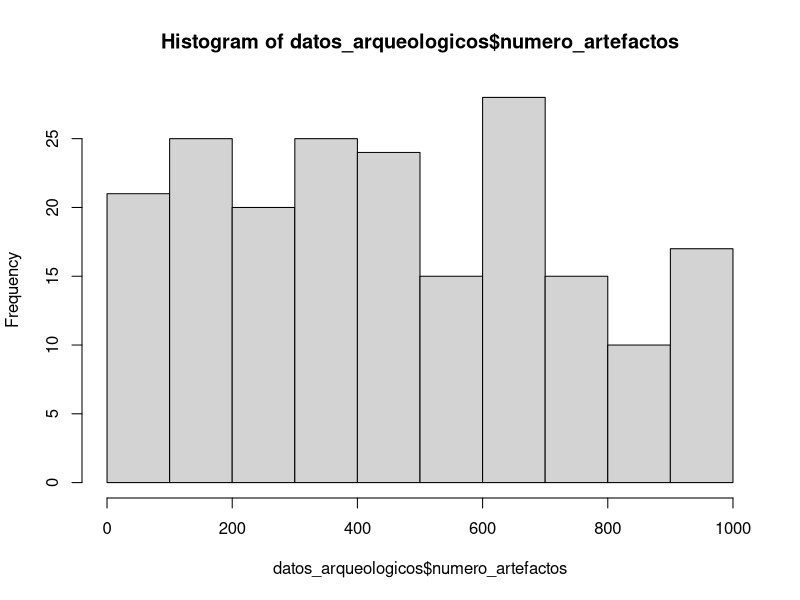
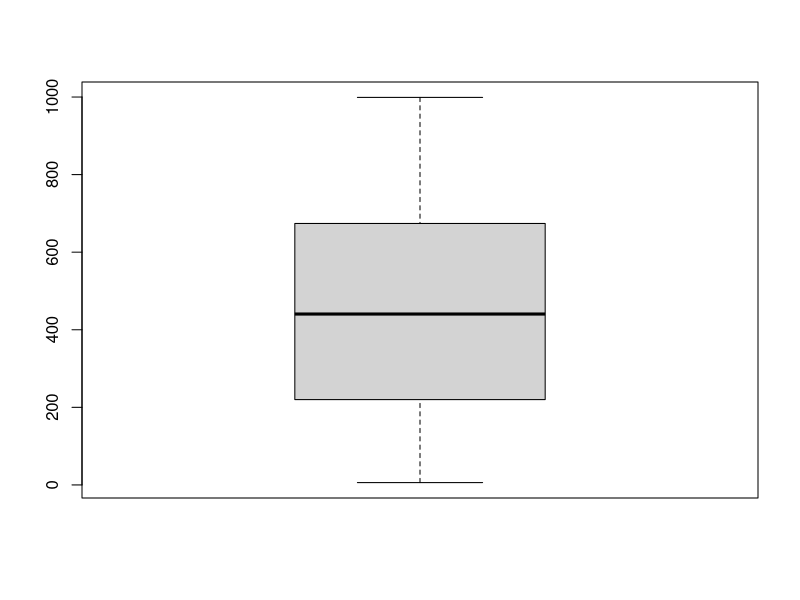
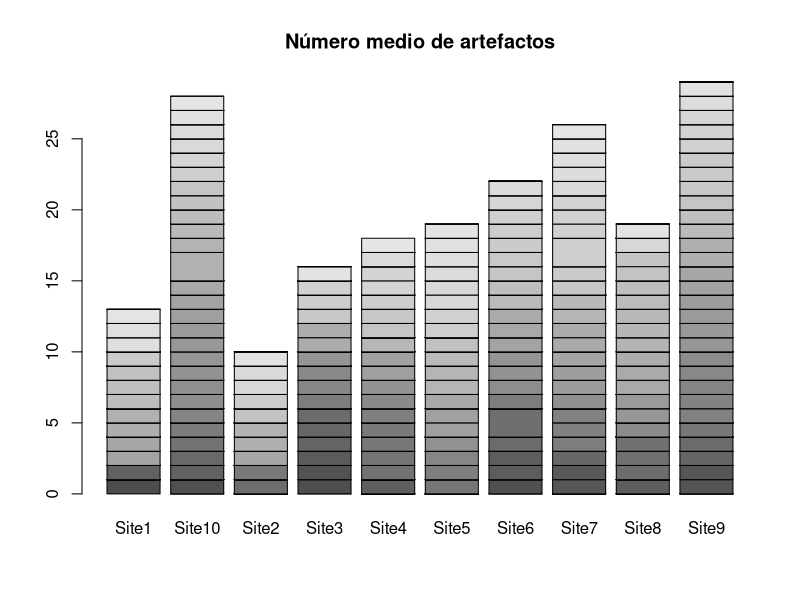

Source code (R) for these figures, in order: (Note: this script raises an error after producing the figures.)
#Practica 5.
#Manuel Tristán Martín Ruiz

#Ej.1
set.seed(123)

n_registros <- 200

yacimientos <- sample(paste0("Site", 1:10),n_registros, replace = TRUE)
tipo_artefactos <- sample(c("Pottery","Tools","Jewerly","Weapons"), n_registros, replace = TRUE)
numero_artefactos <- sample(1:1000, n_registros, replace = TRUE)
contexto <- sample(c("Habitacional","Funerario","Otros"), n_registros, replace = TRUE)
latitud <- sample(0:90, n_registros, replace = TRUE)
longitud <- sample(-180:180, n_registros, replace = TRUE)

datos_arqueologicos <- data.frame(
  yacimientos = yacimientos,
  tipo_artefactos = tipo_artefactos,
  numero_artefactos = numero_artefactos,
  contexto = contexto,
  latitud = latitud,
  longitud =longitud
)
print(datos_arqueologicos)
View(datos_arqueologicos)

#Ej.2
media_numero_artefactos <- mean(datos_arqueologicos$numero_artefactos)
print(media_numero_artefactos)

primer_cuartil <- quantile(datos_arqueologicos$numero_artefactos, probs = 0.25)
print(primer_cuartil)
segundo_cuartil <- quantile(datos_arqueologicos$numero_artefactos, probs = 0.5)
print(segundo_cuartil)
tercer_cuartil <- quantile(datos_arqueologicos$numero_artefactos, probs = 0.75)
print(tercer_cuartil)
cuarto_cuartil <- quantile(datos_arqueologicos$numero_artefactos, probs = 1)
print(cuarto_cuartil)

#Ej.3
hist(datos_arqueologicos$numero_artefactos)
mean(datos_arqueologicos$numero_artefactos)
median(datos_arqueologicos$numero_artefactos)
#Al ser la media y la mediana iguales, hablamos de una distribución de frecuencias simétrica. 

#Ej.4
library(ggplot2)
boxplot(datos_arqueologicos$numero_artefactos)
#Los cuantiles antes calculados Q1, Q2, Q3 y Q4 muestran que estamos ante una distribución simétrica, distibuidos grosso modo, un cuarto de los datos por debajo del 25%, un cuarto de los datos por encima del 75% y la mitad de los datos entre Q1 y Q2

#Ej.5
barplot(table(datos_arqueologicos$numero_artefactos,datos_arqueologicos$yacimientos), main = "Número medio de artefactos")

#Ej.6
ggplot(df, aes(numero_artefactos = x, yacimientos = y, fill = valor)) +
  geom_tile()

#Ej.7
